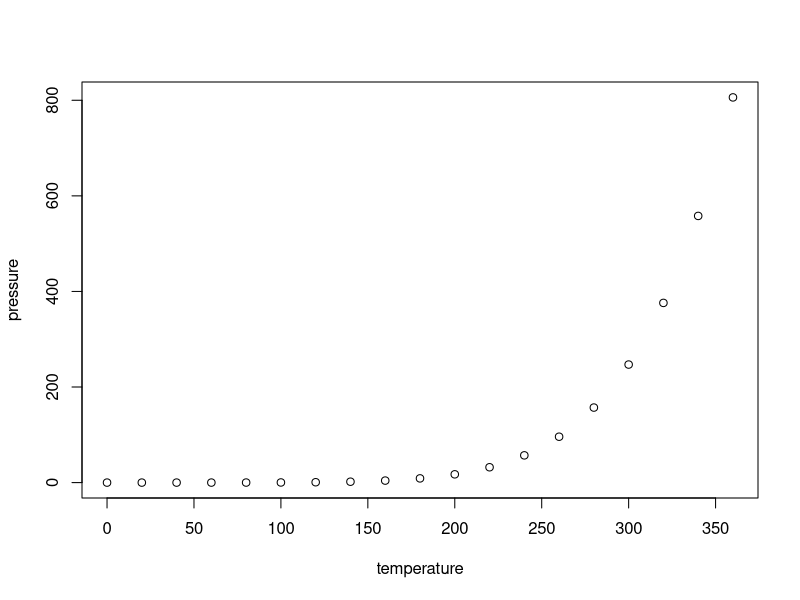
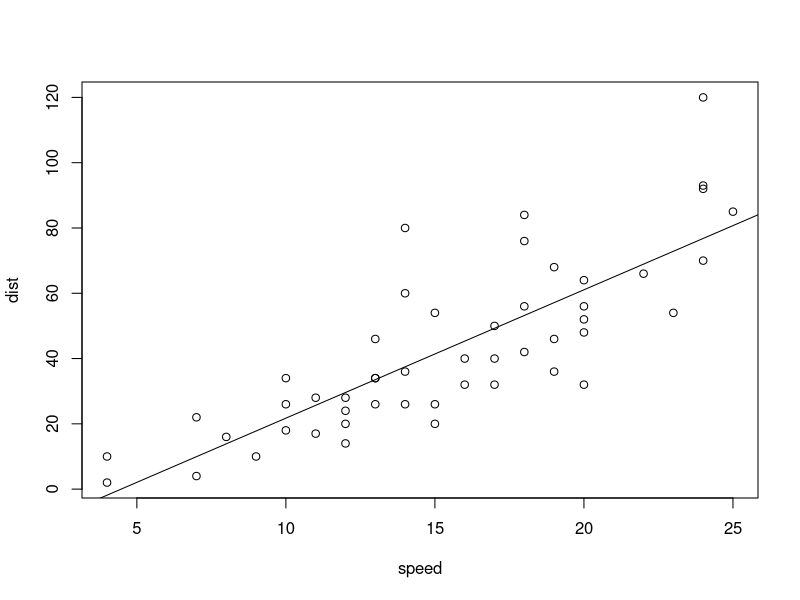

Generate these figures, in order, with R:
## ---- chunk 1
knitr::opts_chunk$set(include=TRUE,
                      echo = TRUE,
                      message = TRUE,
                      warning = TRUE
                      )
## ---- chunk 2
summary(cars)
## ---- chunk 3
plot(pressure)
## ---- chunk 4
fit=lm(dist~speed,data=cars)
b=coef(fit)
plot(cars)
abline(fit)
## ---- chunk 5
library(knitr)
kable(mtcars[1:5,],caption="A knitr kable.")
